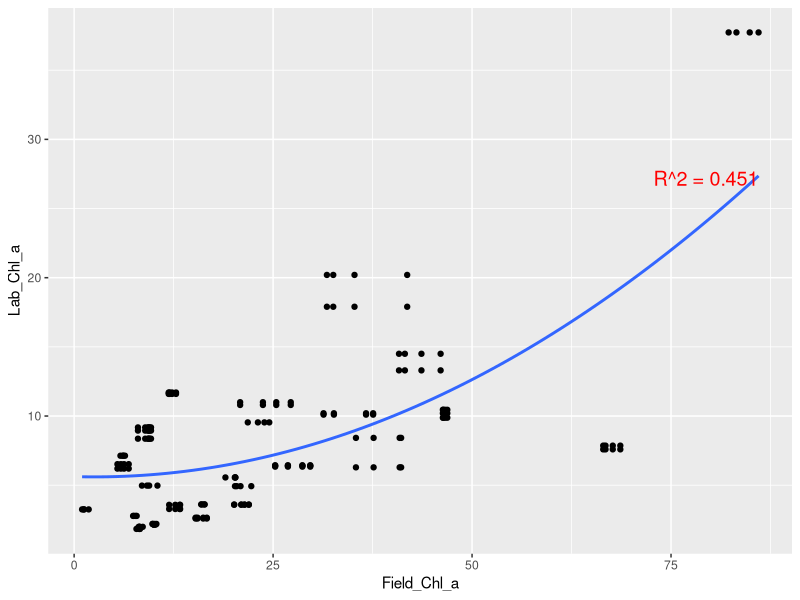
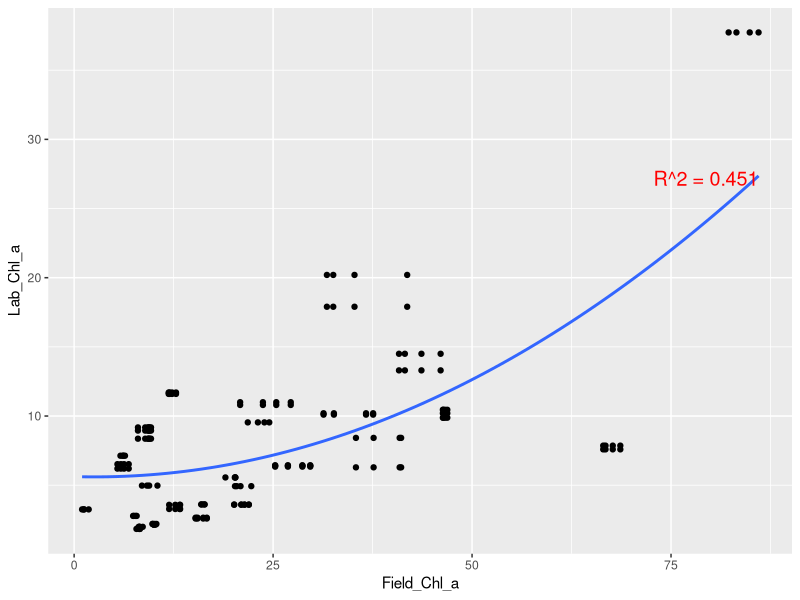
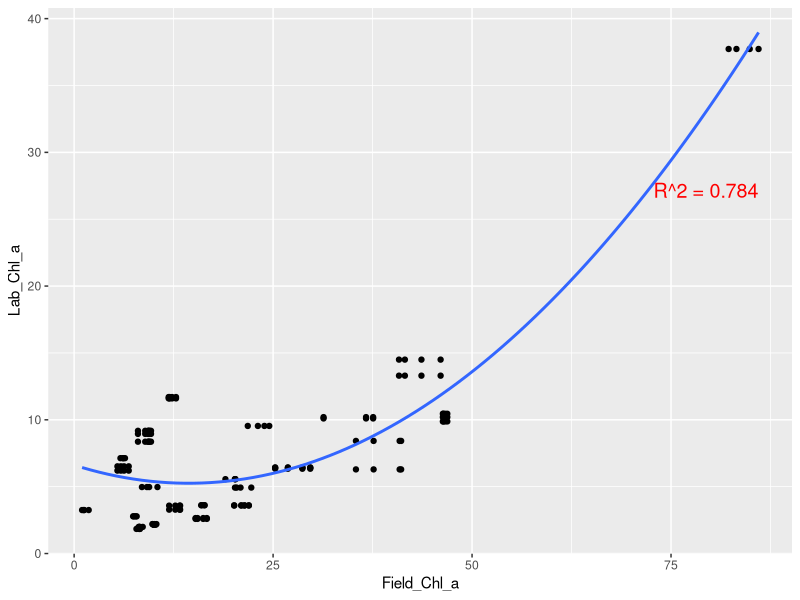
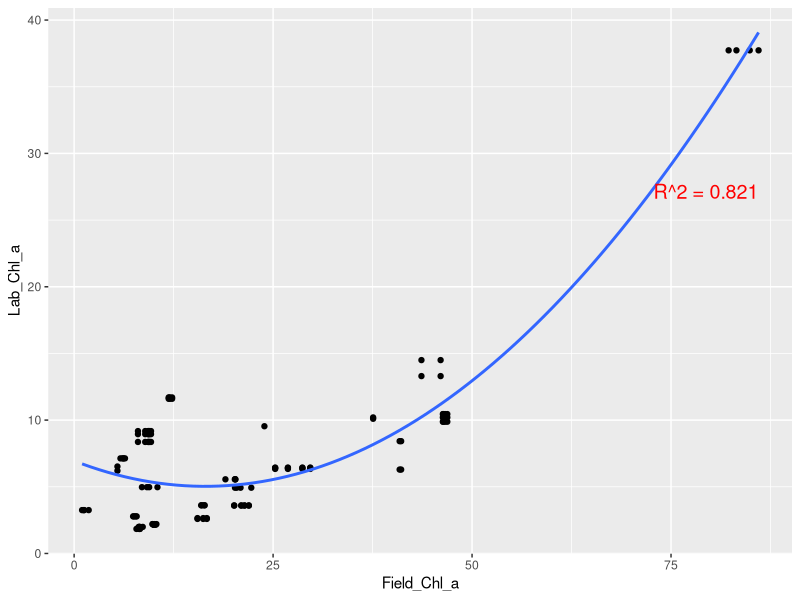
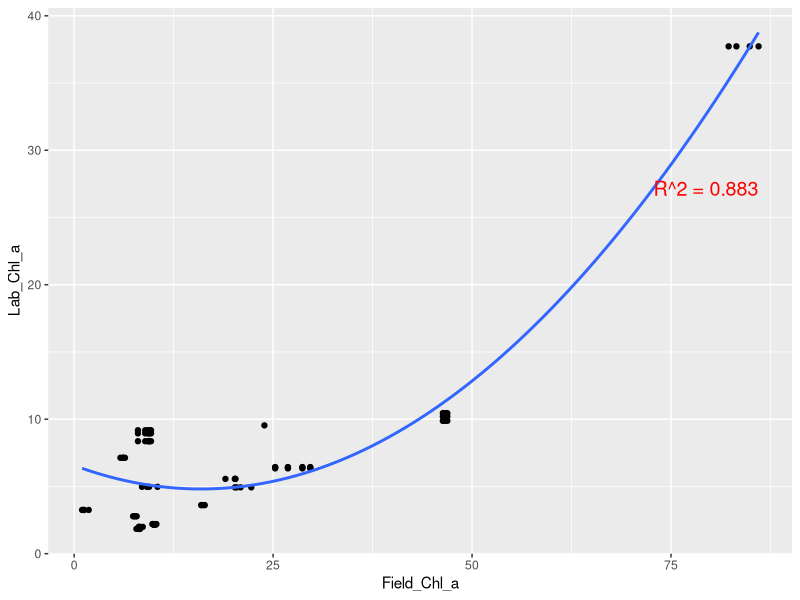
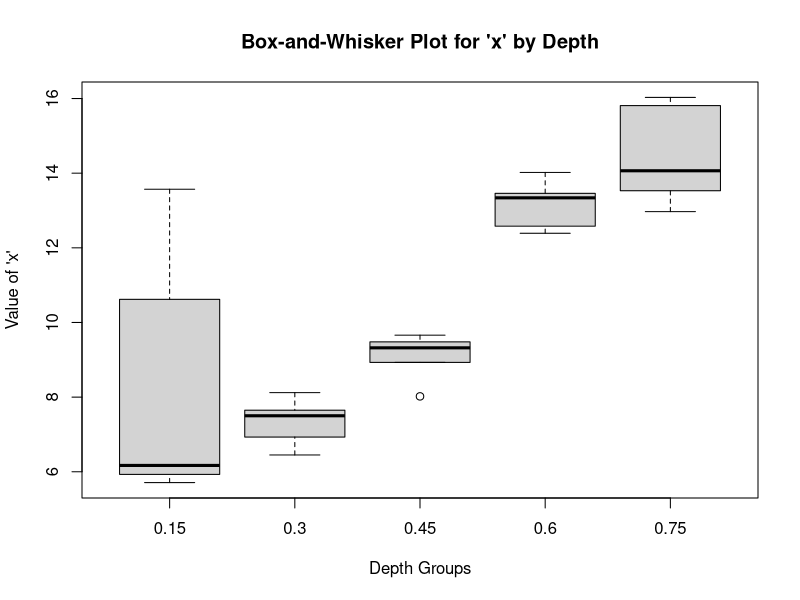
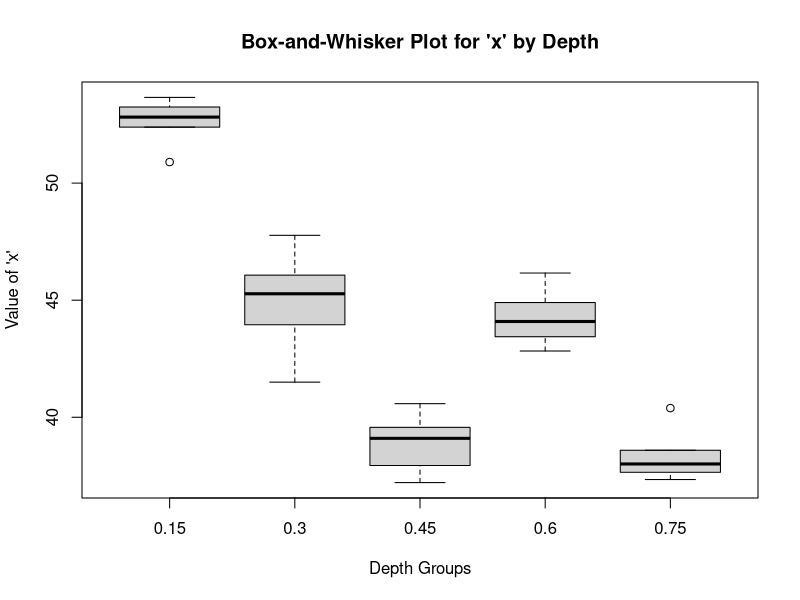

These figures' R source, in order:
## ---- chunk 1
#| warning: false
#| echo: false

library(tidyverse)
library(knitr)
library(kableExtra)


Observations<- read_csv("Chla-Observations.csv")

kable(Observations)
## ---- chunk 2
#| warning: false
#| echo: false
library(tidyverse)
library(readr)

Observations<- read_csv("Chla-Observations.csv")

lm_model<-lm(Lab_Chl_a~poly(Field_Chl_a,2,raw=TRUE),data=Observations)
r_squared<-summary(lm_model)$r.squared 
r_squared_label <- paste("R^2 =", round(r_squared, 3))

ggplot(
  data=Observations,
  mapping=aes(x=Field_Chl_a, y=Lab_Chl_a)
)+
  geom_point()+
  geom_smooth(method="lm",formula=y~poly(x,2,raw=TRUE),se=FALSE)+
  annotate("text", x = max(Observations$Field_Chl_a, na.rm = TRUE), y = max(Observations$Lab_Chl_a, na.rm = TRUE) - 10, label=r_squared_label, hjust = 1, vjust = 1, size = 5, color = "red")
  

## ---- chunk 3
#| warning: false
#| echo: false
library(tidyverse)
library(readr)

Observations<- read_csv("Chla-Observations.csv")

lm_model<-lm(Lab_Chl_a~poly(Field_Chl_a,2,raw=TRUE),data=Observations)
r_squared<-summary(lm_model)$r.squared 
r_squared_label <- paste("R^2 =", round(r_squared, 3))

ggplot(
  data=Observations,
  mapping=aes(x=Field_Chl_a, y=Lab_Chl_a)
)+
  geom_point()+
  geom_smooth(method="lm",formula=y~poly(x,2,raw=TRUE),se=FALSE)+
  annotate("text", x = max(Observations$Field_Chl_a, na.rm = TRUE), y = max(Observations$Lab_Chl_a, na.rm = TRUE) - 10, label=r_squared_label, hjust = 1, vjust = 1, size = 5, color = "red")


Observations<- read_csv("Chla-Observations.csv")

Observations <- Observations %>% mutate(depth_category = ifelse(Depth >= 0.15, "Deep", "Shallow"))
Obs_filtered1 <- Observations %>% filter(depth_category == "Deep")

lm_model<-lm(Lab_Chl_a~poly(Field_Chl_a,2,raw=TRUE),data=Obs_filtered1)
r_squared<-summary(lm_model)$r.squared 
r_squared_label <- paste("R^2 =", round(r_squared, 3))

ggplot(
  data=Obs_filtered1,
  mapping=aes(x=Field_Chl_a, y=Lab_Chl_a)
)+
  geom_point()+
  geom_smooth(method="lm",formula=y~poly(x,2,raw=TRUE),se=FALSE)+
  annotate("text", x = max(Obs_filtered1$Field_Chl_a, na.rm = TRUE), y = max(Obs_filtered1$Lab_Chl_a, na.rm = TRUE) - 10, label=r_squared_label, hjust = 1, vjust = 1, size = 5, color = "red")


Observations<- read_csv("Chla-Observations.csv")

Observations <- Observations %>% mutate(depth_category = ifelse(Depth >= 0.3, "Deep", "Shallow"))
Obs_filtered2 <- Observations %>% filter(depth_category == "Deep")

lm_model<-lm(Lab_Chl_a~poly(Field_Chl_a,2,raw=TRUE),data=Obs_filtered2)
r_squared<-summary(lm_model)$r.squared 
r_squared_label <- paste("R^2 =", round(r_squared, 3))

ggplot(
  data=Obs_filtered2,
  mapping=aes(x=Field_Chl_a, y=Lab_Chl_a)
)+
  geom_point()+
  geom_smooth(method="lm",formula=y~poly(x,2,raw=TRUE),se=FALSE)+
  annotate("text", x = max(Obs_filtered2$Field_Chl_a, na.rm = TRUE), y = max(Obs_filtered2$Lab_Chl_a, na.rm = TRUE) - 10, label=r_squared_label, hjust = 1, vjust = 1, size = 5, color = "red")




Observations<- read_csv("Chla-Observations.csv")

Observations <- Observations %>% mutate(depth_category = ifelse(Depth >= 0.4, "Deep", "Shallow"))
Obs_filtered <- Observations %>% filter(depth_category == "Deep")

lm_model<-lm(Lab_Chl_a~poly(Field_Chl_a,2,raw=TRUE),data=Obs_filtered)
r_squared<-summary(lm_model)$r.squared 
r_squared_label <- paste("R^2 =", round(r_squared, 3))

ggplot(
  data=Obs_filtered,
  mapping=aes(x=Field_Chl_a, y=Lab_Chl_a)
)+
  geom_point()+
  geom_smooth(method="lm",formula=y~poly(x,2,raw=TRUE),se=FALSE)+
  annotate("text", x = max(Obs_filtered$Field_Chl_a, na.rm = TRUE), y = max(Obs_filtered$Lab_Chl_a, na.rm = TRUE) - 10, label=r_squared_label, hjust = 1, vjust = 1, size = 5, color = "red")

## ---- chunk 4
#| warning: false
#| echo: false
library(tidyverse)
library(readr)

DepthSR64<-read_csv("DepthSR64.csv")

boxplot(field_chl_a ~ DEPTH, data=DepthSR64, 
        main = "Box-and-Whisker Plot for 'x' by Depth",
        xlab = "Depth Groups", ylab = "Value of 'x'")

DepthFHR<-read_csv("DepthFHR.csv")

boxplot(field_chl_a ~ DEPTH, data=DepthFHR, 
        main = "Box-and-Whisker Plot for 'x' by Depth",
        xlab = "Depth Groups", ylab = "Value of 'x'")
## ---- chunk 5
#| warning: false
#| echo: false

library(ggplot2)
Observations<- read.csv("Chla-Observations.csv")
